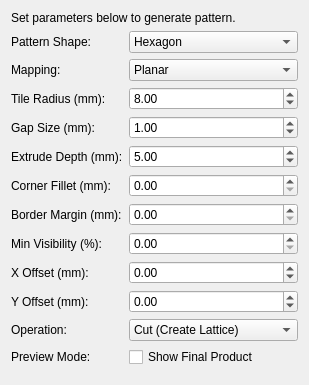
<?xml version="1.0" encoding="UTF-8"?>
<ui version="4.0">
 <class>TaskPanel</class>
 <widget class="QWidget" name="TaskPanel">
  <layout class="QVBoxLayout">
   <item><widget class="QLabel" name="instruction"><property name="text"><string>Set parameters below to generate pattern.</string></property></widget></item>
   <item>
    <layout class="QFormLayout">
     <item row="0" column="0"><widget class="QLabel"><property name="text"><string>Pattern Shape:</string></property></widget></item>
     <item row="0" column="1">
      <widget class="QComboBox" name="pattern_combo">
       <item><property name="text"><string>Hexagon</string></property></item>
       <item><property name="text"><string>Square</string></property></item>
       <item><property name="text"><string>Circle (Staggered)</string></property></item>
       <item><property name="text"><string>Circle (Grid)</string></property></item>
      </widget>
     </item>
     <item row="1" column="0"><widget class="QLabel"><property name="text"><string>Mapping:</string></property></widget></item>
     <item row="1" column="1">
      <widget class="QComboBox" name="mapping_combo">
       <item><property name="text"><string>Planar</string></property></item>
       <item><property name="text"><string>Projected Planar</string></property></item>
       <item><property name="text"><string>Cylindrical</string></property></item>
       <item><property name="text"><string>Projected Cylindrical</string></property></item>
       <item><property name="text"><string>Spherical</string></property></item>
       <item><property name="text"><string>Projected Spherical</string></property></item>
       <item><property name="text"><string>Radial</string></property></item>
       <item><property name="text"><string>Surface UV</string></property></item>
      </widget>
     </item>
     <item row="2" column="0"><widget class="QLabel"><property name="text"><string>Tile Radius (mm):</string></property></widget></item>
     <item row="2" column="1"><widget class="QDoubleSpinBox" name="radius_spin"><property name="value"><double>8.0</double></property></widget></item>
     <item row="3" column="0"><widget class="QLabel"><property name="text"><string>Gap Size (mm):</string></property></widget></item>
     <item row="3" column="1"><widget class="QDoubleSpinBox" name="gap_spin"><property name="value"><double>1.0</double></property></widget></item>
     <item row="4" column="0"><widget class="QLabel"><property name="text"><string>Extrude Depth (mm):</string></property></widget></item>
     <item row="4" column="1"><widget class="QDoubleSpinBox" name="depth_spin"><property name="value"><double>5.0</double></property></widget></item>
     <item row="5" column="0"><widget class="QLabel"><property name="text"><string>Corner Fillet (mm):</string></property></widget></item>
     <item row="5" column="1"><widget class="QDoubleSpinBox" name="fillet_spin"><property name="value"><double>0.0</double></property></widget></item>
     <item row="6" column="0"><widget class="QLabel"><property name="text"><string>Border Margin (mm):</string></property></widget></item>
     <item row="6" column="1"><widget class="QDoubleSpinBox" name="border_spin"><property name="value"><double>0.0</double></property></widget></item>
     <item row="7" column="0"><widget class="QLabel"><property name="text"><string>Min Visibility (%):</string></property></widget></item>
     <item row="7" column="1"><widget class="QDoubleSpinBox" name="threshold_spin"><property name="value"><double>0.0</double></property></widget></item>
     <item row="8" column="0"><widget class="QLabel"><property name="text"><string>X Offset (mm):</string></property></widget></item>
     <item row="8" column="1"><widget class="QDoubleSpinBox" name="offset_x_spin"><property name="minimum"><double>-1000.0</double></property><property name="maximum"><double>1000.0</double></property></widget></item>
     <item row="9" column="0"><widget class="QLabel"><property name="text"><string>Y Offset (mm):</string></property></widget></item>
     <item row="9" column="1"><widget class="QDoubleSpinBox" name="offset_y_spin"><property name="minimum"><double>-1000.0</double></property><property name="maximum"><double>1000.0</double></property></widget></item>
     <item row="10" column="0"><widget class="QLabel"><property name="text"><string>Operation:</string></property></widget></item>
     <item row="10" column="1">
      <widget class="QComboBox" name="operation_combo">
       <item><property name="text"><string>Cut (Create Lattice)</string></property></item>
       <item><property name="text"><string>Common (Create Panels)</string></property></item>
      </widget>
     </item>
     <item row="11" column="0"><widget class="QLabel"><property name="text"><string>Preview Mode:</string></property></widget></item>
     <item row="11" column="1">
      <widget class="QCheckBox" name="preview_toggle_check">
       <property name="text"><string>Show Final Product</string></property>
      </widget>
     </item>
    </layout>
   </item>
   <item><spacer><property name="orientation"><enum>Qt::Vertical</enum></property></spacer></item>
  </layout>
 </widget>
</ui>
